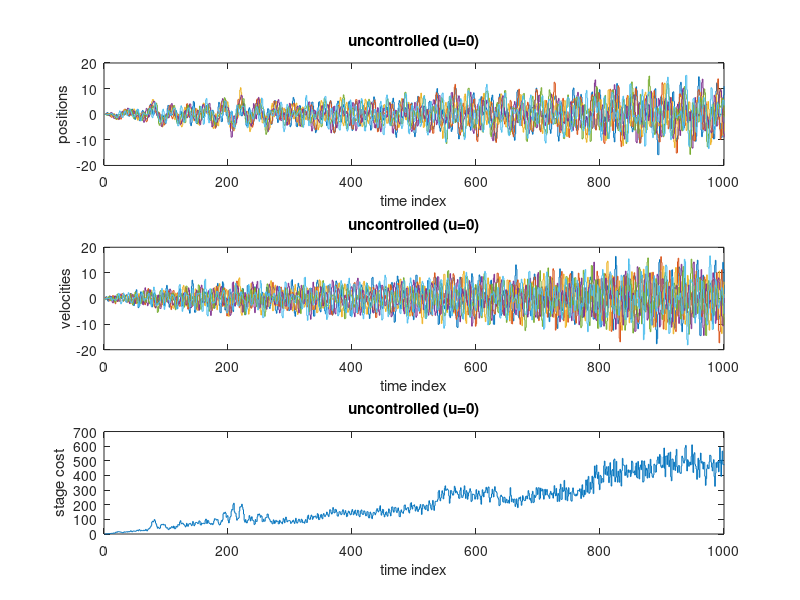

Source code (MATLAB): (Note: this script raises an error after producing the figure.)
% Script to thoroughly test 2e and 2f (m and c) MPC codes
% on the Boyd/Yang "masses" test problem.

% First setup system data [See Yang/Boyd 2010]

if exist('use_state_constraints','var')==0
  use_state_constraints = false;
else
  assert(islogical(use_state_constraints),'must be logical variable.');
end

if use_state_constraints
  fprintf(1,'State constraints WILL be included in formulation.\n');
else
  fprintf(1,'State constraints WILL NOT be included in formulation.\n');
end

k = 1;          % spring constant 
lam = 0;        % damping constant 
a = -2*k;
b = -2*lam;
c = k;
d = lam;

n = 12; % state dimension
m = 3; % input dimension

Acts = [zeros(n/2) eye(n/2);
    [a,c,0,0,0,0,b,d,0,0,0,0;
     c,a,c,0,0,0,d,b,d,0,0,0;
     0,c,a,c,0,0,0,d,b,d,0,0;
     0,0,c,a,c,0,0,0,d,b,d,0;
     0,0,0,c,a,c,0,0,0,d,b,d;
     0,0,0,0,c,a,0,0,0,0,d,b]];

Bcts = [zeros(n/2,m);
    [1, 0, 0;
    -1, 0, 0;
     0, 1, 0;
     0, 0, 1;
     0,-1, 0;
     0, 0,-1]];

% convert to discrete-time system
ts = 0.5;       % sampling time
A = expm(ts*Acts);
B = (Acts\(expm(ts*Acts)-eye(n)))*Bcts;

% objective matrices
Q = eye(n);      
R = eye(m);        

% state and control limits
Xmax = 4; 
Xmin = -4;
Umax = 0.5;
Umin = -0.5;

% process noise trajectory
nsim = 1e3;
tvec=(0:1:(nsim-1))*ts;
tvec=tvec(:);
w = 2*rand(n,nsim)-1;
w(1:n/2,:) = 0;
w = 0.5*w;

W = (1/12)*diag([0;0;0;0;0;0;1;1;1;1;1;1]);

% initial state
x0 = zeros(n,1);

X=zeros(n,nsim); X(:,1)=x0; u=zeros(m,1); J=zeros(nsim,1);
% uncontrolled simulation (driven by noise only)
for jj=2:nsim
  xprev=X(:,jj-1);
  xnext=A*xprev+B*u+w(:,jj-1);
  X(:,jj)=xnext;
  J(jj)=xprev'*Q*xprev+u'*R*u;
end

figure(1); clf;
subplot(311); stairs(1:nsim,X(1:6,:)');
xlabel('time index'); ylabel('positions'); title('uncontrolled (u=0)');
subplot(312); stairs(1:nsim,X(7:12,:)');
xlabel('time index'); ylabel('velocities'); title('uncontrolled (u=0)');
subplot(313); stairs(1:nsim,J);
xlabel('time index'); ylabel('stage cost'); title('uncontrolled (u=0)');
drawnow;

% Then create full trajectory solutions with input and state-bounds.
% Solve using 2e and 2f and compare; zero initial condition;
% a step-like reference trajectory; no special terminal cost option.

% Variations on this problem: terminal cost option(s) and 
% different initial states.

% If 2f and 2e check out against each other then proceed to run 
% a full feedback simulation with the 2f C code; horizon of 30 time-steps.

optx = struct;
optx.xreturn=0; % do not return state trajectory prediction
optx.ureturn=1; % only return first control sample from solution path
optx.eps=1e-8;
optx.eta=0.96;
optx.verbose=0;
optx.cholupd=0; % =1 is a bit slower here
optx.blasopt=0;
optx.sparsity=1;

opte = qpmpclti2e();

N = 30;

P = [];
P.A = A;
P.B = B;
P.C = [];   % this tells qpmpclti2d.m to ignore also W,r,D fields
%P.C = [eye(n/2),zeros(n/2)];
%P.D = zeros(n/2,m);
P.W = zeros(n/2);
P.Qx = Q;
P.R = R;
%P.r = zeros(n/2,1);
P.w = zeros(n,1);
P.n = N;
if use_state_constraints
  P.F1 = [eye(n);-eye(n);zeros(2*m,n)];
  P.F2 = [zeros(2*n,m);eye(m);-eye(m)];
  P.f3 = [ones(n,1)*Xmax;-ones(n,1)*Xmin;ones(m,1)*Umax;-ones(m,1)*Umin];
else
  P.F1 = zeros(2*m,n);
  P.F2 = [eye(m);-eye(m)];
  P.f3 = [ones(m,1)*Umax;-ones(m,1)*Umin];
end

%
% Sample a few random initial states x and verify 2f against the 2e
% code; require (numerical) equivalence, otherwise stop.
%

optx.xreturn=N;
optx.ureturn=N;

repsx=1e-2;
repsu=1e-2;
repsf=1e-2;

maxrerr=-Inf;

ntest = 100;

fprintf(1,'2e/2f numerical equivalence tests (x%i) on problem P...\n',ntest);

for jj=1:ntest
  P.x=(Xmin+Xmax)*0.5 + randn(n,1)*(Xmax-Xmin)/16;
  if use_state_constraints
    %assert(false,'Component clamping not implemented.');
    P.x=min(Xmax,max(Xmin,P.x));
    %disp(P.x');
  end
  rep1=qpmpclti2f(P,optx);
  rep0=qpmpclti2e(P,opte);
  assert(rep1.isconverged==1);
  errx=rep0.xtraj(1:N,:)-rep1.xtraj;
  erru=rep0.utraj(1:N,:)-rep1.utraj;
  errf=(rep0.fzofs+rep0.fzqp)-(rep1.fxofs+rep1.fxopt);
  rerrx=max(max(abs(errx)))/max(max(abs(rep0.xtraj(1:N,:))));
  rerru=max(max(abs(erru)))/max(max(abs(rep0.utraj(1:N,:))));
  rerrf=abs(errf)/(1+rep0.fzofs+rep0.fzqp);
  if rerrx>=repsx || rerru>=repsu || rerrf>=repsf    
    fprintf(1,'FAILED TEST (%i)\n',jj);
    fprintf(1,'max(|errx|)=%e\n',max(max(abs(errx))));
    fprintf(1,'max(|erru|)=%e\n',max(max(abs(erru))));
    fprintf(1,'|errf|=%e\n',abs(errf));
    fprintf(1,'rerrx=%e, rerru=%e, rerrf=%e\n',rerrx,rerru,rerrf);
    return;
  end
  maxrerr=max([maxrerr,rerrf,rerru,rerrx]);
end

fprintf('TESTS PASSED: max(rel.err(f,x,u))=%e\n',maxrerr);

optx.xreturn=0;
optx.ureturn=1;

%
%
%

disp(['#',num2str(n),' states, #',num2str(m),...
    ' controls, #',num2str(length(P.f3)),' constraints/stage.']);
disp(['simulating #',num2str(nsim),...
    ' time-steps using MPC with horizon=#',num2str(P.n),'...']);

mpctimes=zeros(nsim,2); ipmiters=zeros(nsim,1);
X=zeros(n,nsim); X(:,1)=x0; u=zeros(m,1); J=zeros(nsim,1); U=zeros(m,nsim);
for jj=2:nsim
  xprev=X(:,jj-1);    % "measure" state
  ttt=tic;
  P.x=xprev;
  repj=qpmpclti2f(P,optx);
  assert(repj.isconverged==1,'Failed to converge.');
  u=repj.utraj(1,:)';
  mpctimes(jj,1)=toc(ttt);
  mpctimes(jj,2)=repj.solveclock;
  ipmiters(jj)=repj.iterations;
  xnext=A*xprev+B*u+w(:,jj-1);
  U(:,jj-1)=u;
  X(:,jj)=xnext;
  J(jj)=xprev'*Q*xprev+u'*R*u;
end
medmpctime=median(mpctimes(:,1))*1e3;
medipmtime=median(mpctimes(:,2))*1e3;
disp(['...median MEX execution time was ',num2str(medmpctime),' ms.']);
disp(['...median IPM execution time was ',num2str(medipmtime),' ms.']);

figure(2); clf; ttlstr=['controlled (',repj.solverprogram,')'];
subplot(311); stairs(1:nsim,X(1:6,:)');
xlabel('time index'); ylabel('positions'); title(ttlstr);
if use_state_constraints
    hold on;
    line([1,nsim],Xmax*[1,1],'Color','k','LineWidth',2);
    line([1,nsim],Xmin*[1,1],'Color','k','LineWidth',2);
end
subplot(312); stairs(1:nsim,X(7:12,:)');
xlabel('time index'); ylabel('velocities'); title(ttlstr);
if use_state_constraints
    hold on;
    line([1,nsim],Xmax*[1,1],'Color','k','LineWidth',2);
    line([1,nsim],Xmin*[1,1],'Color','k','LineWidth',2);
end
subplot(313); stairs(1:nsim,U');
xlabel('time index'); ylabel('controls'); title(ttlstr);
hold on;
line([1,nsim],Umax*[1,1],'Color','k','LineWidth',2);
line([1,nsim],Umin*[1,1],'Color','k','LineWidth',2);

figure(3); clf;
subplot(311); stairs(1:nsim,J);
xlabel('time index'); ylabel('stage-cost'); title(ttlstr);
subplot(312); stairs(1:nsim,mpctimes*1e3);
xlabel('time index'); ylabel('MEX time and IPM time [ms]'); title(ttlstr);
hold on;
line([1,nsim],medmpctime*[1,1],'Color','g','LineWidth',2);
subplot(313); stairs(1:nsim,ipmiters);
xlabel('time index'); ylabel('IPM iterations'); title(ttlstr);
